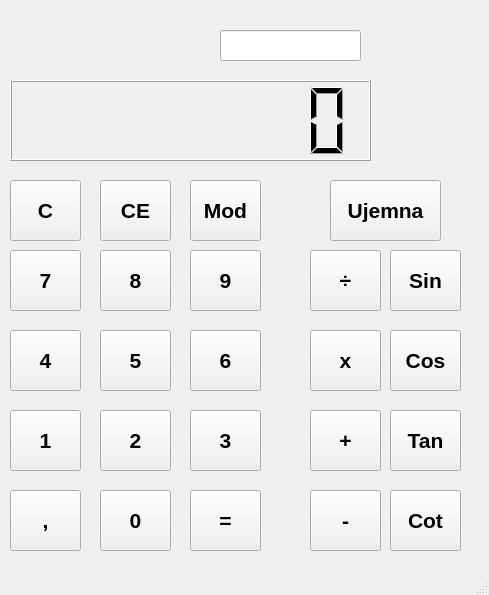
<?xml version="1.0" encoding="UTF-8"?>
<ui version="4.0">
 <class>MainWindow</class>
 <widget class="QMainWindow" name="MainWindow">
  <property name="geometry">
   <rect>
    <x>0</x>
    <y>0</y>
    <width>489</width>
    <height>595</height>
   </rect>
  </property>
  <property name="windowTitle">
   <string>MainWindow</string>
  </property>
  <widget class="QWidget" name="centralwidget">
   <widget class="QPushButton" name="P7">
    <property name="geometry">
     <rect>
      <x>10</x>
      <y>250</y>
      <width>71</width>
      <height>61</height>
     </rect>
    </property>
    <property name="font">
     <font>
      <pointsize>16</pointsize>
      <weight>75</weight>
      <bold>true</bold>
     </font>
    </property>
    <property name="text">
     <string>7</string>
    </property>
   </widget>
   <widget class="QPushButton" name="P8">
    <property name="geometry">
     <rect>
      <x>100</x>
      <y>250</y>
      <width>71</width>
      <height>61</height>
     </rect>
    </property>
    <property name="font">
     <font>
      <pointsize>16</pointsize>
      <weight>75</weight>
      <bold>true</bold>
     </font>
    </property>
    <property name="text">
     <string>8</string>
    </property>
   </widget>
   <widget class="QPushButton" name="P9">
    <property name="geometry">
     <rect>
      <x>190</x>
      <y>250</y>
      <width>71</width>
      <height>61</height>
     </rect>
    </property>
    <property name="font">
     <font>
      <pointsize>16</pointsize>
      <weight>75</weight>
      <bold>true</bold>
     </font>
    </property>
    <property name="text">
     <string>9</string>
    </property>
   </widget>
   <widget class="QPushButton" name="P4">
    <property name="geometry">
     <rect>
      <x>10</x>
      <y>330</y>
      <width>71</width>
      <height>61</height>
     </rect>
    </property>
    <property name="font">
     <font>
      <pointsize>16</pointsize>
      <weight>75</weight>
      <bold>true</bold>
     </font>
    </property>
    <property name="text">
     <string>4</string>
    </property>
   </widget>
   <widget class="QPushButton" name="P5">
    <property name="geometry">
     <rect>
      <x>100</x>
      <y>330</y>
      <width>71</width>
      <height>61</height>
     </rect>
    </property>
    <property name="font">
     <font>
      <pointsize>16</pointsize>
      <weight>75</weight>
      <bold>true</bold>
     </font>
    </property>
    <property name="text">
     <string>5</string>
    </property>
   </widget>
   <widget class="QPushButton" name="P6">
    <property name="geometry">
     <rect>
      <x>190</x>
      <y>330</y>
      <width>71</width>
      <height>61</height>
     </rect>
    </property>
    <property name="font">
     <font>
      <pointsize>16</pointsize>
      <weight>75</weight>
      <bold>true</bold>
     </font>
    </property>
    <property name="text">
     <string>6</string>
    </property>
   </widget>
   <widget class="QPushButton" name="P1">
    <property name="geometry">
     <rect>
      <x>10</x>
      <y>410</y>
      <width>71</width>
      <height>61</height>
     </rect>
    </property>
    <property name="font">
     <font>
      <pointsize>16</pointsize>
      <weight>75</weight>
      <bold>true</bold>
     </font>
    </property>
    <property name="text">
     <string>1</string>
    </property>
   </widget>
   <widget class="QPushButton" name="P2">
    <property name="geometry">
     <rect>
      <x>100</x>
      <y>410</y>
      <width>71</width>
      <height>61</height>
     </rect>
    </property>
    <property name="font">
     <font>
      <pointsize>16</pointsize>
      <weight>75</weight>
      <bold>true</bold>
     </font>
    </property>
    <property name="text">
     <string>2</string>
    </property>
   </widget>
   <widget class="QPushButton" name="P3">
    <property name="geometry">
     <rect>
      <x>190</x>
      <y>410</y>
      <width>71</width>
      <height>61</height>
     </rect>
    </property>
    <property name="font">
     <font>
      <pointsize>16</pointsize>
      <weight>75</weight>
      <bold>true</bold>
     </font>
    </property>
    <property name="text">
     <string>3</string>
    </property>
   </widget>
   <widget class="QPushButton" name="P0">
    <property name="geometry">
     <rect>
      <x>100</x>
      <y>490</y>
      <width>71</width>
      <height>61</height>
     </rect>
    </property>
    <property name="font">
     <font>
      <pointsize>16</pointsize>
      <weight>75</weight>
      <bold>true</bold>
     </font>
    </property>
    <property name="text">
     <string>0</string>
    </property>
   </widget>
   <widget class="QPushButton" name="PR">
    <property name="geometry">
     <rect>
      <x>190</x>
      <y>490</y>
      <width>71</width>
      <height>61</height>
     </rect>
    </property>
    <property name="font">
     <font>
      <pointsize>16</pointsize>
      <weight>75</weight>
      <bold>true</bold>
     </font>
    </property>
    <property name="text">
     <string>=</string>
    </property>
   </widget>
   <widget class="QPushButton" name="PP">
    <property name="geometry">
     <rect>
      <x>10</x>
      <y>490</y>
      <width>71</width>
      <height>61</height>
     </rect>
    </property>
    <property name="font">
     <font>
      <pointsize>16</pointsize>
      <weight>75</weight>
      <bold>true</bold>
     </font>
    </property>
    <property name="text">
     <string>,</string>
    </property>
   </widget>
   <widget class="QPushButton" name="PDz">
    <property name="geometry">
     <rect>
      <x>310</x>
      <y>250</y>
      <width>71</width>
      <height>61</height>
     </rect>
    </property>
    <property name="font">
     <font>
      <pointsize>16</pointsize>
      <weight>75</weight>
      <bold>true</bold>
     </font>
    </property>
    <property name="text">
     <string>÷</string>
    </property>
   </widget>
   <widget class="QPushButton" name="PMn">
    <property name="geometry">
     <rect>
      <x>310</x>
      <y>330</y>
      <width>71</width>
      <height>61</height>
     </rect>
    </property>
    <property name="font">
     <font>
      <pointsize>16</pointsize>
      <weight>75</weight>
      <bold>true</bold>
     </font>
    </property>
    <property name="text">
     <string>x</string>
    </property>
   </widget>
   <widget class="QPushButton" name="PDod">
    <property name="geometry">
     <rect>
      <x>310</x>
      <y>410</y>
      <width>71</width>
      <height>61</height>
     </rect>
    </property>
    <property name="font">
     <font>
      <pointsize>16</pointsize>
      <weight>75</weight>
      <bold>true</bold>
     </font>
    </property>
    <property name="text">
     <string>+</string>
    </property>
   </widget>
   <widget class="QPushButton" name="POd">
    <property name="geometry">
     <rect>
      <x>310</x>
      <y>490</y>
      <width>71</width>
      <height>61</height>
     </rect>
    </property>
    <property name="font">
     <font>
      <pointsize>16</pointsize>
      <weight>75</weight>
      <bold>true</bold>
     </font>
    </property>
    <property name="text">
     <string>-</string>
    </property>
   </widget>
   <widget class="QLineEdit" name="EScreen">
    <property name="geometry">
     <rect>
      <x>220</x>
      <y>30</y>
      <width>141</width>
      <height>31</height>
     </rect>
    </property>
    <property name="font">
     <font>
      <pointsize>22</pointsize>
      <weight>50</weight>
      <bold>false</bold>
     </font>
    </property>
    <property name="text">
     <string/>
    </property>
    <property name="alignment">
     <set>Qt::AlignBottom|Qt::AlignRight|Qt::AlignTrailing</set>
    </property>
    <property name="readOnly">
     <bool>true</bool>
    </property>
   </widget>
   <widget class="QLCDNumber" name="LCD">
    <property name="geometry">
     <rect>
      <x>10</x>
      <y>80</y>
      <width>361</width>
      <height>81</height>
     </rect>
    </property>
    <property name="font">
     <font>
      <pointsize>10</pointsize>
     </font>
    </property>
    <property name="smallDecimalPoint">
     <bool>false</bool>
    </property>
    <property name="digitCount">
     <number>8</number>
    </property>
   </widget>
   <widget class="QPushButton" name="PC">
    <property name="geometry">
     <rect>
      <x>10</x>
      <y>180</y>
      <width>71</width>
      <height>61</height>
     </rect>
    </property>
    <property name="font">
     <font>
      <pointsize>16</pointsize>
      <weight>75</weight>
      <bold>true</bold>
     </font>
    </property>
    <property name="text">
     <string>C</string>
    </property>
   </widget>
   <widget class="QPushButton" name="PCE">
    <property name="geometry">
     <rect>
      <x>100</x>
      <y>180</y>
      <width>71</width>
      <height>61</height>
     </rect>
    </property>
    <property name="font">
     <font>
      <pointsize>16</pointsize>
      <weight>75</weight>
      <bold>true</bold>
     </font>
    </property>
    <property name="text">
     <string>CE</string>
    </property>
   </widget>
   <widget class="QPushButton" name="PMod">
    <property name="geometry">
     <rect>
      <x>190</x>
      <y>180</y>
      <width>71</width>
      <height>61</height>
     </rect>
    </property>
    <property name="font">
     <font>
      <pointsize>16</pointsize>
      <weight>75</weight>
      <bold>true</bold>
     </font>
    </property>
    <property name="text">
     <string>Mod</string>
    </property>
   </widget>
   <widget class="QPushButton" name="PSin">
    <property name="geometry">
     <rect>
      <x>390</x>
      <y>250</y>
      <width>71</width>
      <height>61</height>
     </rect>
    </property>
    <property name="font">
     <font>
      <pointsize>16</pointsize>
      <weight>75</weight>
      <bold>true</bold>
     </font>
    </property>
    <property name="text">
     <string>Sin</string>
    </property>
   </widget>
   <widget class="QPushButton" name="PCos">
    <property name="geometry">
     <rect>
      <x>390</x>
      <y>330</y>
      <width>71</width>
      <height>61</height>
     </rect>
    </property>
    <property name="font">
     <font>
      <pointsize>16</pointsize>
      <weight>75</weight>
      <bold>true</bold>
     </font>
    </property>
    <property name="text">
     <string>Cos</string>
    </property>
   </widget>
   <widget class="QPushButton" name="PTan">
    <property name="geometry">
     <rect>
      <x>390</x>
      <y>410</y>
      <width>71</width>
      <height>61</height>
     </rect>
    </property>
    <property name="font">
     <font>
      <pointsize>16</pointsize>
      <weight>75</weight>
      <bold>true</bold>
     </font>
    </property>
    <property name="text">
     <string>Tan</string>
    </property>
   </widget>
   <widget class="QPushButton" name="PCot">
    <property name="geometry">
     <rect>
      <x>390</x>
      <y>490</y>
      <width>71</width>
      <height>61</height>
     </rect>
    </property>
    <property name="font">
     <font>
      <pointsize>16</pointsize>
      <weight>75</weight>
      <bold>true</bold>
     </font>
    </property>
    <property name="text">
     <string>Cot</string>
    </property>
   </widget>
   <widget class="QPushButton" name="Puj">
    <property name="geometry">
     <rect>
      <x>330</x>
      <y>180</y>
      <width>111</width>
      <height>61</height>
     </rect>
    </property>
    <property name="font">
     <font>
      <pointsize>16</pointsize>
      <weight>75</weight>
      <bold>true</bold>
     </font>
    </property>
    <property name="text">
     <string>Ujemna</string>
    </property>
   </widget>
  </widget>
  <widget class="QStatusBar" name="statusbar"/>
 </widget>
 <resources/>
 <connections/>
</ui>
